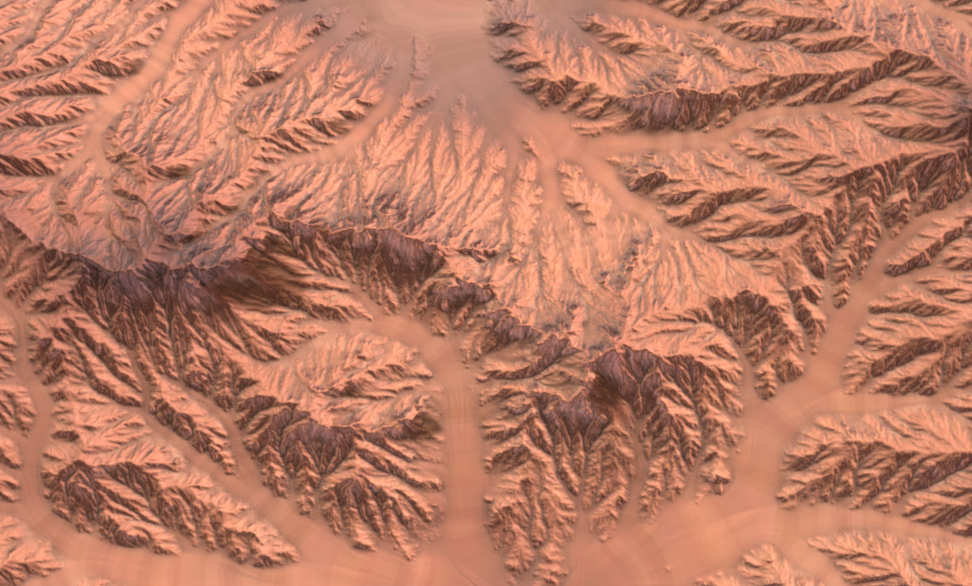
#> input picture img/martian.png, 972 x 586 px
$ python canny.py ../img/martian.png
#> lines starting #> are read from the running program, lines starting #| are printed output that depends on the picture
import cv2 as cv
import sys

if len(sys.argv) < 2:
    sys.exit(1)
s, t = 5, 40
img = cv.imread(sys.argv[1])
#> img is the input picture: shape (586, 972, 3); mean B, G, R 100, 123.2, 185.7
gray = cv.cvtColor(img, cv.COLOR_BGR2GRAY)
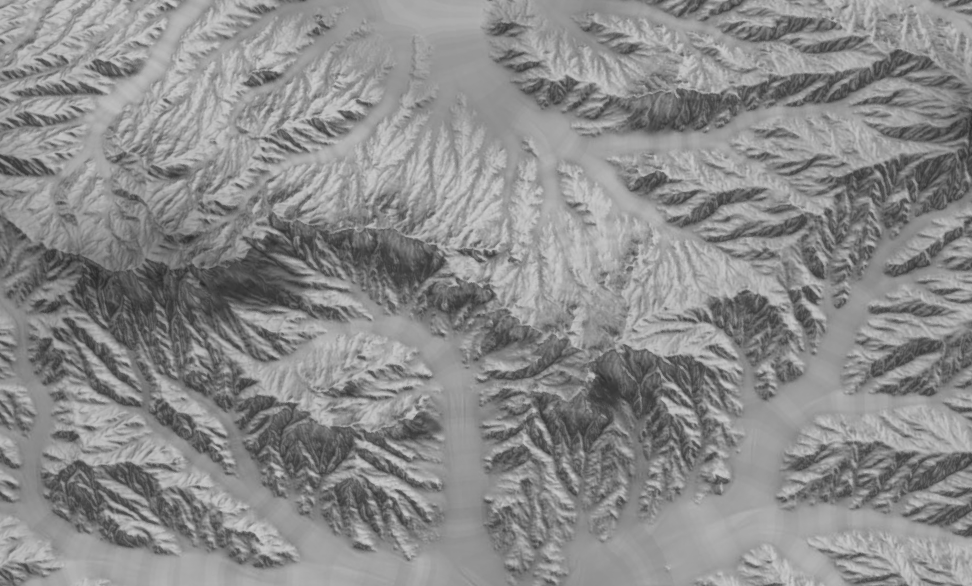
#> gray: shape (586, 972); min 38, max 205, mean 139.2
# blurred = cv.GaussianBlur(gray, (s, s), 0)
# cv.imwrite("blurred.png", blurred)
edges = cv.Canny(gray, t, t-1)
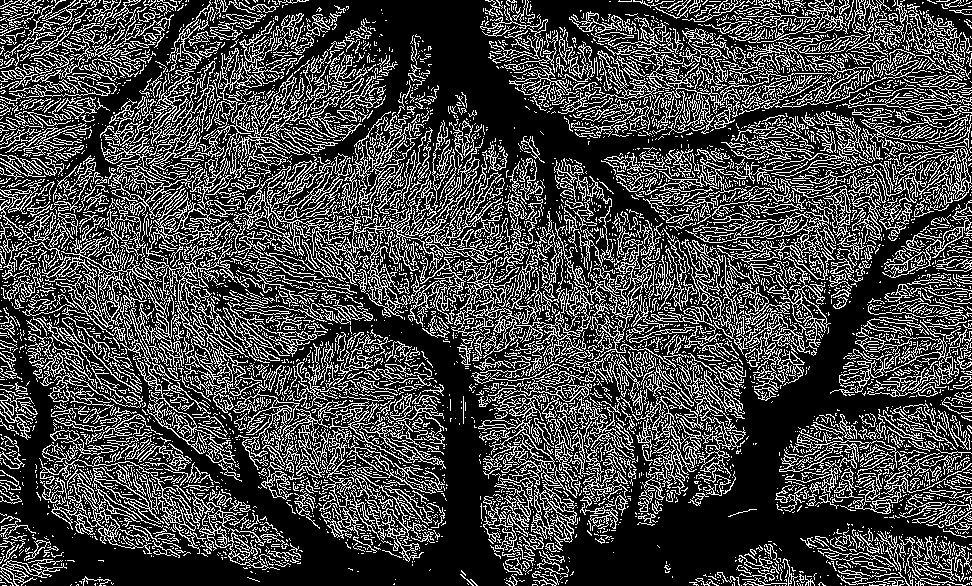
#> edges: shape (586, 972); 27% white in thin lines or dots
img_e = img.copy()
img_e[edges == 0] = 255
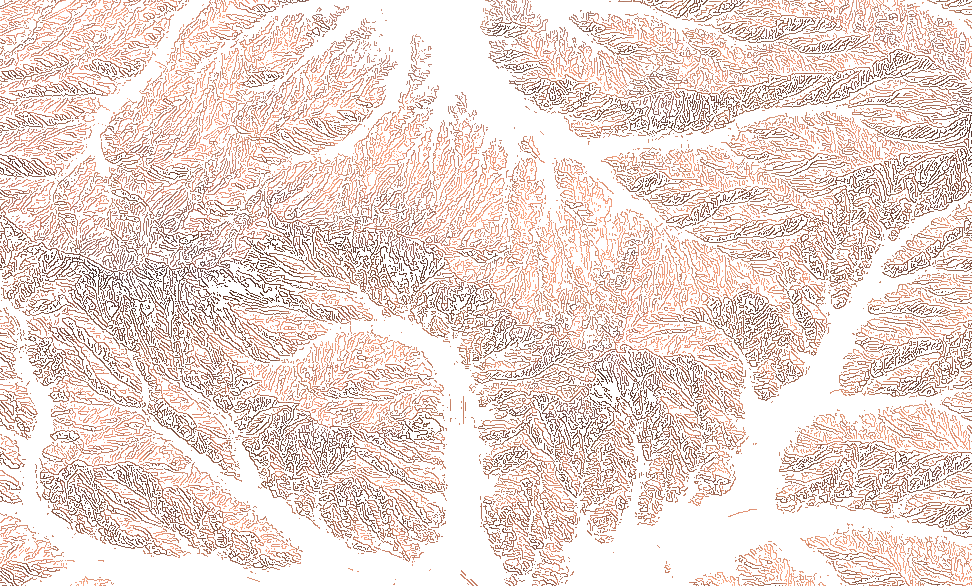
#> img_e: shape (586, 972, 3); mean B, G, R 212.2, 218.3, 234.7
img_e[edges == 255] = 0
#> img_e: shape (586, 972, 3); 73% white; black in thin lines or dots
cv.imwrite("img_e.png", img_e)
cv.imwrite("edges.png", edges)

$ run again, on img/mountain128_1.png
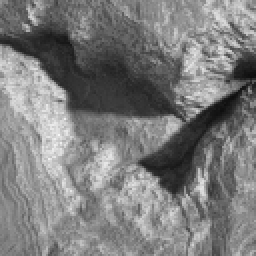
#> input picture img/mountain128_1.png, 128 x 128 px (shown 2 times larger)
#> img is the input picture: shape (128, 128, 3); min 12, max 247, mean 124.2
#> `edges = cv.Canny(gray, t, t-1)`:
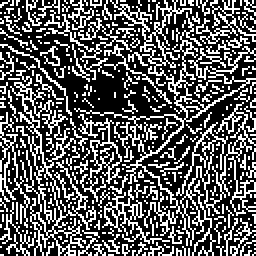
#> edges: shape (128, 128) (shown 2 times larger); 34.7% white in thin lines or dots
#> `img_e[edges == 0] = 255`:
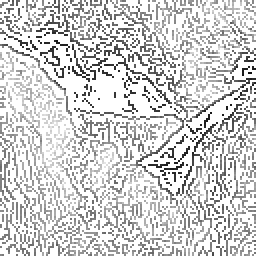
#> img_e: shape (128, 128, 3) (shown 2 times larger); min 17, max 255, mean 211.5

$ run again, on img/mountain2.png
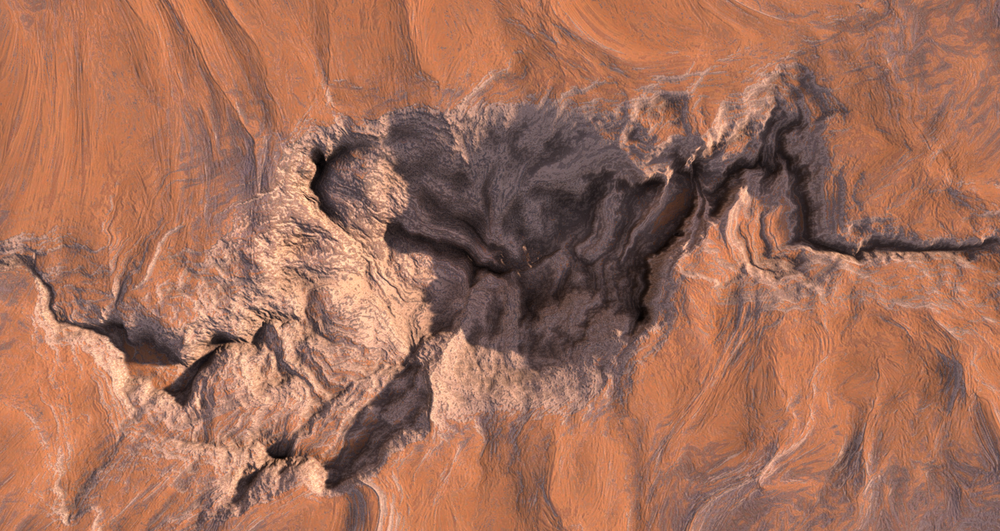
#> input picture img/mountain2.png, 1000 x 531 px, shrunk from 1895 x 1006 before the run
#> img is the input picture: shape (531, 1000, 3); mean B, G, R 89.4, 110.3, 161
#> `edges = cv.Canny(gray, t, t-1)`:
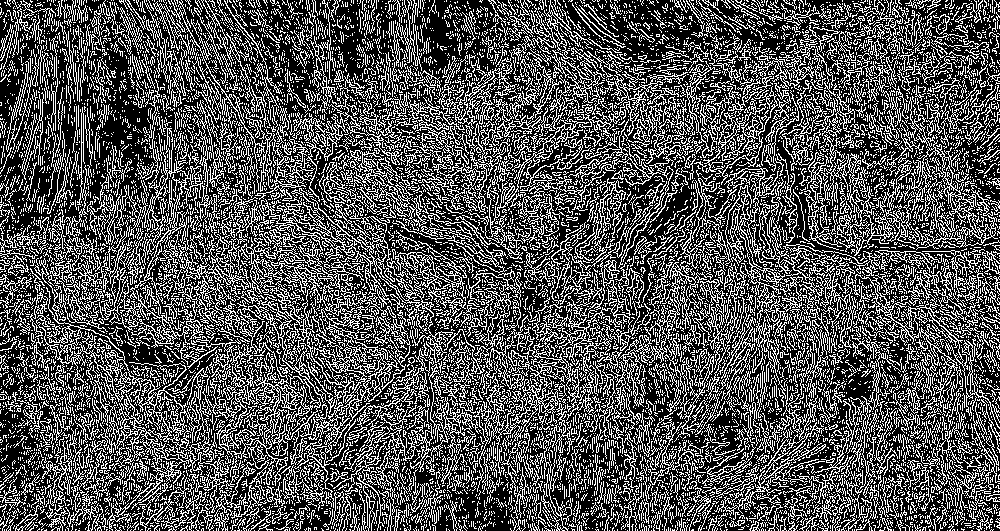
#> edges: shape (531, 1000); 32.7% white in thin lines or dots
#> `img_e[edges == 0] = 255`:
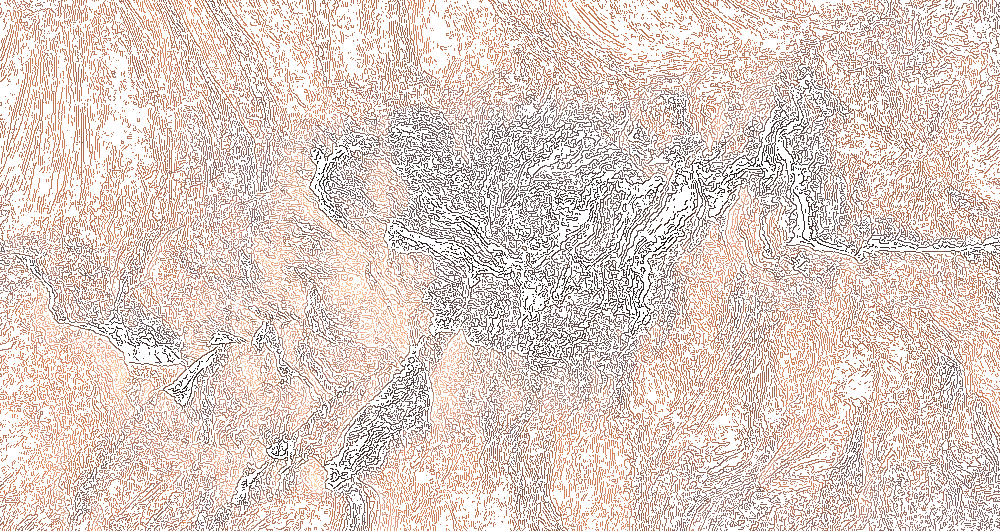
#> img_e: shape (531, 1000, 3); mean B, G, R 201.5, 208.1, 224.3
